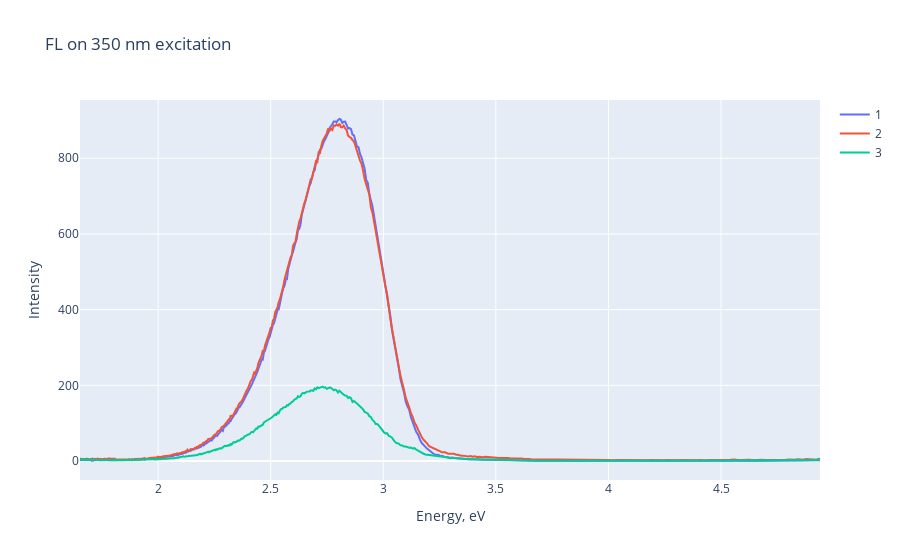

The notebook cell saved with this chart:
### Code cell
plotly_multi_scatter([(l_energ, x.loc[x.index[0]].values),
                      (l_energ, x.loc[x.index[1]].values),
                      (l_energ, x.loc[x.index[-1]].values)], 
                     main_title="FL on 350 nm excitation", x_title="Energy, eV", y_title="Intensity")

### Figure 1 — Plotly figure (JSON) as saved in the notebook; plotly's stock layout.template omitted (floating-point values rounded to 4 significant figures; data arrays with more than 128 entries replaced by an {"elided": "..."} marker saying what was removed)
{"data": [{"name": "1", "type": "scatter", "x": {"elided": "500 float values"}, "y": {"elided": "500 float values"}}, {"name": "2", "type": "scatter", "x": {"elided": "500 float values"}, "y": {"elided": "500 float values"}}, {"name": "3", "type": "scatter", "x": {"elided": "500 float values"}, "y": {"elided": "500 float values"}}], "layout": {"title": {"text": "FL on 350 nm excitation"}, "xaxis": {"title": {"text": "Energy, eV"}}, "yaxis": {"title": {"text": "Intensity"}}}}
